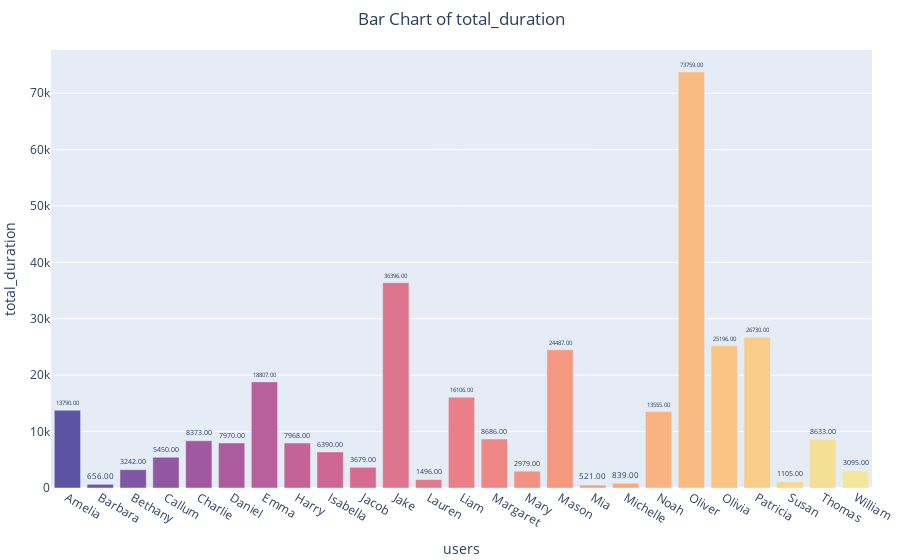

Notebook code cell kept with this figure:
### Markdown cell above
### Столбчатая диаграмма

### Code cell
painter = ChartPainter(user_metric)
painter.bar(x=data_holder.user_column, y='total_duration', text=True)

### Figure 1 — Plotly figure (JSON) as saved in the notebook; plotly's stock layout.template omitted (floating-point values rounded to 4 significant figures)
{"data": [{"alignmentgroup": "True", "hovertemplate": "users=%{x}<br>total_duration=%{y}<extra></extra>", "legendgroup": "", "marker": {"color": "rgb(92, 83, 165)", "opacity": 1, "pattern": {"shape": ""}}, "name": "", "offsetgroup": "", "orientation": "v", "showlegend": false, "textposition": "outside", "texttemplate": "%{y:.2f}", "type": "bar", "x": ["Amelia"], "xaxis": "x", "y": [13790], "yaxis": "y"}, {"alignmentgroup": "True", "hovertemplate": "users=%{x}<br>total_duration=%{y}<extra></extra>", "legendgroup": "", "marker": {"color": "rgb(109.0, 84.5, 163.75)", "opacity": 1, "pattern": {"shape": ""}}, "name": "", "offsetgroup": "", "orientation": "v", "showlegend": false, "textposition": "outside", "texttemplate": "%{y:.2f}", "type": "bar", "x": ["Barbara"], "xaxis": "x", "y": [656], "yaxis": "y"}, {"alignmentgroup": "True", "hovertemplate": "users=%{x}<br>total_duration=%{y}<extra></extra>", "legendgroup": "", "marker": {"color": "rgb(126.0, 86.0, 162.5)", "opacity": 1, "pattern": {"shape": ""}}, "name": "", "offsetgroup": "", "orientation": "v", "showlegend": false, "textposition": "outside", "texttemplate": "%{y:.2f}", "type": "bar", "x": ["Bethany"], "xaxis": "x", "y": [3242], "yaxis": "y"}, {"alignmentgroup": "True", "hovertemplate": "users=%{x}<br>total_duration=%{y}<extra></extra>", "legendgroup": "", "marker": {"color": "rgb(143.0, 87.5, 161.25)", "opacity": 1, "pattern": {"shape": ""}}, "name": "", "offsetgroup": "", "orientation": "v", "showlegend": false, "textposition": "outside", "texttemplate": "%{y:.2f}", "type": "bar", "x": ["Callum"], "xaxis": "x", "y": [5450], "yaxis": "y"}, {"alignmentgroup": "True", "hovertemplate": "users=%{x}<br>total_duration=%{y}<extra></extra>", "legendgroup": "", "marker": {"color": "rgb(160.0, 89.0, 160.0)", "opacity": 1, "pattern": {"shape": ""}}, "name": "", "offsetgroup": "", "orientation": "v", "showlegend": false, "textposition": "outside", "texttemplate": "%{y:.2f}", "type": "bar", "x": ["Charlie"], "xaxis": "x", "y": [8373], "yaxis": "y"}, {"alignmentgroup": "True", "hovertemplate": "users=%{x}<br>total_duration=%{y}<extra></extra>", "legendgroup": "", "marker": {"color": "rgb(171.5, 92.25, 156.75)", "opacity": 1, "pattern": {"shape": ""}}, "name": "", "offsetgroup": "", "orientation": "v", "showlegend": false, "textposition": "outside", "texttemplate": "%{y:.2f}", "type": "bar", "x": ["Daniel"], "xaxis": "x", "y": [7970], "yaxis": "y"}, {"alignmentgroup": "True", "hovertemplate": "users=%{x}<br>total_duration=%{y}<extra></extra>", "legendgroup": "", "marker": {"color": "rgb(183.0, 95.5, 153.5)", "opacity": 1, "pattern": {"shape": ""}}, "name": "", "offsetgroup": "", "orientation": "v", "showlegend": false, "textposition": "outside", "texttemplate": "%{y:.2f}", "type": "bar", "x": ["Emma"], "xaxis": "x", "y": [18807], "yaxis": "y"}, {"alignmentgroup": "True", "hovertemplate": "users=%{x}<br>total_duration=%{y}<extra></extra>", "legendgroup": "", "marker": {"color": "rgb(194.5, 98.75, 150.25)", "opacity": 1, "pattern": {"shape": ""}}, "name": "", "offsetgroup": "", "orientation": "v", "showlegend": false, "textposition": "outside", "texttemplate": "%{y:.2f}", "type": "bar", "x": ["Harry"], "xaxis": "x", "y": [7968], "yaxis": "y"}, {"alignmentgroup": "True", "hovertemplate": "users=%{x}<br>total_duration=%{y}<extra></extra>", "legendgroup": "", "marker": {"color": "rgb(206.0, 102.00000000000001, 147.0)", "opacity": 1, "pattern": {"shape": ""}}, "name": "", "offsetgroup": "", "orientation": "v", "showlegend": false, "textposition": "outside", "texttemplate": "%{y:.2f}", "type": "bar", "x": ["Isabella"], "xaxis": "x", "y": [6390], "yaxis": "y"}, {"alignmentgroup": "True", "hovertemplate": "users=%{x}<br>total_duration=%{y}<extra></extra>", "legendgroup": "", "marker": {"color": "rgb(213.25, 108.25, 143.75)", "opacity": 1, "pattern": {"shape": ""}}, "name": "", "offsetgroup": "", "orientation": "v", "showlegend": false, "textposition": "outside", "texttemplate": "%{y:.2f}", "type": "bar", "x": ["Jacob"], "xaxis": "x", "y": [3679], "yaxis": "y"}, {"alignmentgroup": "True", "hovertemplate": "users=%{x}<br>total_duration=%{y}<extra></extra>", "legendgroup": "", "marker": {"color": "rgb(220.5, 114.50000000000001, 140.5)", "opacity": 1, "pattern": {"shape": ""}}, "name": "", "offsetgroup": "", "orientation": "v", "showlegend": false, "textposition": "outside", "texttemplate": "%{y:.2f}", "type": "bar", "x": ["Jake"], "xaxis": "x", "y": [36396], "yaxis": "y"}, {"alignmentgroup": "True", "hovertemplate": "users=%{x}<br>total_duration=%{y}<extra></extra>", "legendgroup": "", "marker": {"color": "rgb(227.75, 120.75, 137.25)", "opacity": 1, "pattern": {"shape": ""}}, "name": "", "offsetgroup": "", "orientation": "v", "showlegend": false, "textposition": "outside", "texttemplate": "%{y:.2f}", "type": "bar", "x": ["Lauren"], "xaxis": "x", "y": [1496], "yaxis": "y"}, {"alignmentgroup": "True", "hovertemplate": "users=%{x}<br>total_duration=%{y}<extra></extra>", "legendgroup": "", "marker": {"color": "rgb(235.0, 127.0, 134.0)", "opacity": 1, "pattern": {"shape": ""}}, "name": "", "offsetgroup": "", "orientation": "v", "showlegend": false, "textposition": "outside", "texttemplate": "%{y:.2f}", "type": "bar", "x": ["Liam"], "xaxis": "x", "y": [16106], "yaxis": "y"}, {"alignmentgroup": "True", "hovertemplate": "users=%{x}<br>total_duration=%{y}<extra></extra>", "legendgroup": "", "marker": {"color": "rgb(238.25, 135.25000000000003, 132.0)", "opacity": 1, "pattern": {"shape": ""}}, "name": "", "offsetgroup": "", "orientation": "v", "showlegend": false, "textposition": "outside", "texttemplate": "%{y:.2f}", "type": "bar", "x": ["Margaret"], "xaxis": "x", "y": [8686], "yaxis": "y"}, {"alignmentgroup": "True", "hovertemplate": "users=%{x}<br>total_duration=%{y}<extra></extra>", "legendgroup": "", "marker": {"color": "rgb(241.5, 143.5, 130.0)", "opacity": 1, "pattern": {"shape": ""}}, "name": "", "offsetgroup": "", "orientation": "v", "showlegend": false, "textposition": "outside", "texttemplate": "%{y:.2f}", "type": "bar", "x": ["Mary"], "xaxis": "x", "y": [2979], "yaxis": "y"}, {"alignmentgroup": "True", "hovertemplate": "users=%{x}<br>total_duration=%{y}<extra></extra>", "legendgroup": "", "marker": {"color": "rgb(244.75, 151.75000000000003, 128.0)", "opacity": 1, "pattern": {"shape": ""}}, "name": "", "offsetgroup": "", "orientation": "v", "showlegend": false, "textposition": "outside", "texttemplate": "%{y:.2f}", "type": "bar", "x": ["Mason"], "xaxis": "x", "y": [24487], "yaxis": "y"}, {"alignmentgroup": "True", "hovertemplate": "users=%{x}<br>total_duration=%{y}<extra></extra>", "legendgroup": "", "marker": {"color": "rgb(248.0, 160.00000000000003, 126.0)", "opacity": 1, "pattern": {"shape": ""}}, "name": "", "offsetgroup": "", "orientation": "v", "showlegend": false, "textposition": "outside", "texttemplate": "%{y:.2f}", "type": "bar", "x": ["Mia"], "xaxis": "x", "y": [521], "yaxis": "y"}, {"alignmentgroup": "True", "hovertemplate": "users=%{x}<br>total_duration=%{y}<extra></extra>", "legendgroup": "", "marker": {"color": "rgb(248.5, 169.00000000000006, 127.5)", "opacity": 1, "pattern": {"shape": ""}}, "name": "", "offsetgroup": "", "orientation": "v", "showlegend": false, "textposition": "outside", "texttemplate": "%{y:.2f}", "type": "bar", "x": ["Michelle"], "xaxis": "x", "y": [839], "yaxis": "y"}, {"alignmentgroup": "True", "hovertemplate": "users=%{x}<br>total_duration=%{y}<extra></extra>", "legendgroup": "", "marker": {"color": "rgb(249.0, 178.0, 129.0)", "opacity": 1, "pattern": {"shape": ""}}, "name": "", "offsetgroup": "", "orientation": "v", "showlegend": false, "textposition": "outside", "texttemplate": "%{y:.2f}", "type": "bar", "x": ["Noah"], "xaxis": "x", "y": [13555], "yaxis": "y"}, {"alignmentgroup": "True", "hovertemplate": "users=%{x}<br>total_duration=%{y}<extra></extra>", "legendgroup": "", "marker": {"color": "rgb(249.5, 187.00000000000003, 130.5)", "opacity": 1, "pattern": {"shape": ""}}, "name": "", "offsetgroup": "", "orientation": "v", "showlegend": false, "textposition": "outside", "texttemplate": "%{y:.2f}", "type": "bar", "x": ["Oliver"], "xaxis": "x", "y": [73759], "yaxis": "y"}, {"alignmentgroup": "True", "hovertemplate": "users=%{x}<br>total_duration=%{y}<extra></extra>", "legendgroup": "", "marker": {"color": "rgb(250.0, 196.00000000000006, 132.00000000000003)", "opacity": 1, "pattern": {"shape": ""}}, "name": "", "offsetgroup": "", "orientation": "v", "showlegend": false, "textposition": "outside", "texttemplate": "%{y:.2f}", "type": "bar", "x": ["Olivia"], "xaxis": "x", "y": [25196], "yaxis": "y"}, {"alignmentgroup": "True", "hovertemplate": "users=%{x}<br>total_duration=%{y}<extra></extra>", "legendgroup": "", "marker": {"color": "rgb(248.25, 204.75, 137.75)", "opacity": 1, "pattern": {"shape": ""}}, "name": "", "offsetgroup": "", "orientation": "v", "showlegend": false, "textposition": "outside", "texttemplate": "%{y:.2f}", "type": "bar", "x": ["Patricia"], "xaxis": "x", "y": [26730], "yaxis": "y"}, {"alignmentgroup": "True", "hovertemplate": "users=%{x}<br>total_duration=%{y}<extra></extra>", "legendgroup": "", "marker": {"color": "rgb(246.5, 213.50000000000003, 143.50000000000003)", "opacity": 1, "pattern": {"shape": ""}}, "name": "", "offsetgroup": "", "orientation": "v", "showlegend": false, "textposition": "outside", "texttemplate": "%{y:.2f}", "type": "bar", "x": ["Susan"], "xaxis": "x", "y": [1105], "yaxis": "y"}, {"alignmentgroup": "True", "hovertemplate": "users=%{x}<br>total_duration=%{y}<extra></extra>", "legendgroup": "", "marker": {"color": "rgb(244.75, 222.25000000000003, 149.25000000000003)", "opacity": 1, "pattern": {"shape": ""}}, "name": "", "offsetgroup": "", "orientation": "v", "showlegend": false, "textposition": "outside", "texttemplate": "%{y:.2f}", "type": "bar", "x": ["Thomas"], "xaxis": "x", "y": [8633], "yaxis": "y"}, {"alignmentgroup": "True", "hovertemplate": "users=%{x}<br>total_duration=%{y}<extra></extra>", "legendgroup": "", "marker": {"color": "rgb(243, 231, 155)", "opacity": 1, "pattern": {"shape": ""}}, "name": "", "offsetgroup": "", "orientation": "v", "showlegend": false, "textposition": "outside", "texttemplate": "%{y:.2f}", "type": "bar", "x": ["William"], "xaxis": "x", "y": [3095], "yaxis": "y"}], "layout": {"barmode": "relative", "font": {"size": 12}, "legend": {"tracegroupgap": 0}, "margin": {"b": 5, "l": 5, "r": 5, "t": 50}, "newshape": {"line": {"color": "lime"}}, "title": {"text": "Bar Chart of total_duration", "x": 0.5, "xref": "paper"}, "xaxis": {"anchor": "y", "domain": [0, 1], "title": {"text": "users"}}, "yaxis": {"anchor": "x", "autorange": true, "domain": [0, 1], "title": {"text": "total_duration"}}}}
